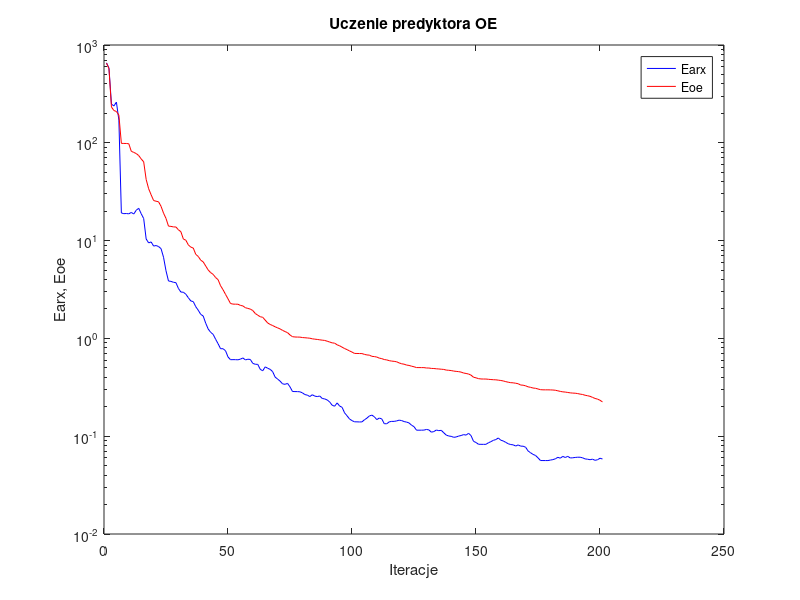
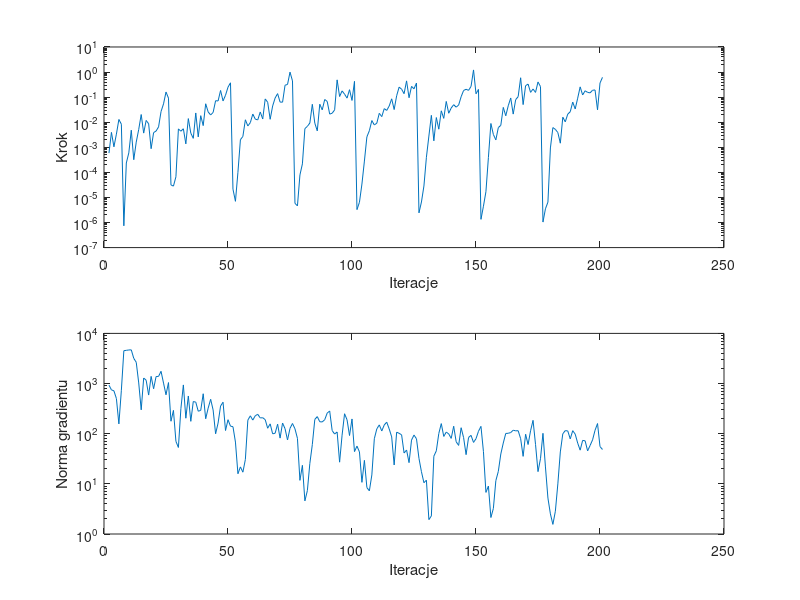

The MATLAB script that drew these images, in order:
%uczenie predyktora oe
clear all;
n=0; farx(n+1)=6.572638e+002; foe(n+1)=6.521978e+002; wspucz(n+1)=0.000000e+000; ng(n+1)=0.000000e+000;
%odnowa zmiennej metryki
n=1; farx(n+1)=5.808606e+002; foe(n+1)=5.739086e+002; krok(n+1)=5.847957e-004; ng(n+1)=9.313786e+002;
n=2; farx(n+1)=2.488700e+002; foe(n+1)=2.323301e+002; krok(n+1)=3.935040e-003; ng(n+1)=7.477597e+002;
n=3; farx(n+1)=2.380882e+002; foe(n+1)=2.137178e+002; krok(n+1)=1.045039e-003; ng(n+1)=7.156633e+002;
n=4; farx(n+1)=2.607054e+002; foe(n+1)=2.091703e+002; krok(n+1)=3.350038e-003; ng(n+1)=5.020300e+002;
n=5; farx(n+1)=1.705075e+002; foe(n+1)=1.917932e+002; krok(n+1)=1.287783e-002; ng(n+1)=1.568434e+002;
n=6; farx(n+1)=1.916916e+001; foe(n+1)=9.866826e+001; krok(n+1)=8.325598e-003; ng(n+1)=7.350469e+002;
n=7; farx(n+1)=1.885894e+001; foe(n+1)=9.852040e+001; krok(n+1)=7.398578e-007; ng(n+1)=4.515240e+003;
n=8; farx(n+1)=1.892046e+001; foe(n+1)=9.842613e+001; krok(n+1)=2.361618e-004; ng(n+1)=4.591327e+003;
n=9; farx(n+1)=1.878179e+001; foe(n+1)=9.777971e+001; krok(n+1)=5.985093e-004; ng(n+1)=4.673558e+003;
n=10; farx(n+1)=1.940402e+001; foe(n+1)=8.185670e+001; krok(n+1)=4.806036e-003; ng(n+1)=4.694934e+003;
n=11; farx(n+1)=1.869800e+001; foe(n+1)=7.978298e+001; krok(n+1)=3.199854e-004; ng(n+1)=3.177123e+003;
n=12; farx(n+1)=2.044898e+001; foe(n+1)=7.761910e+001; krok(n+1)=1.611746e-003; ng(n+1)=2.652335e+003;
n=13; farx(n+1)=2.139326e+001; foe(n+1)=7.401161e+001; krok(n+1)=5.167850e-003; ng(n+1)=1.028865e+003;
n=14; farx(n+1)=1.883637e+001; foe(n+1)=6.838711e+001; krok(n+1)=2.025137e-002; ng(n+1)=2.991862e+002;
n=15; farx(n+1)=1.679743e+001; foe(n+1)=6.388943e+001; krok(n+1)=3.677109e-003; ng(n+1)=1.290236e+003;
n=16; farx(n+1)=1.039489e+001; foe(n+1)=4.221726e+001; krok(n+1)=1.178924e-002; ng(n+1)=1.163365e+003;
n=17; farx(n+1)=9.473489e+000; foe(n+1)=3.390261e+001; krok(n+1)=8.674162e-003; ng(n+1)=5.895185e+002;
n=18; farx(n+1)=9.694138e+000; foe(n+1)=2.941653e+001; krok(n+1)=8.790130e-004; ng(n+1)=1.390569e+003;
n=19; farx(n+1)=8.794137e+000; foe(n+1)=2.569868e+001; krok(n+1)=3.856372e-003; ng(n+1)=7.876501e+002;
n=20; farx(n+1)=8.906413e+000; foe(n+1)=2.527172e+001; krok(n+1)=4.449709e-003; ng(n+1)=1.378434e+003;
n=21; farx(n+1)=8.696918e+000; foe(n+1)=2.494476e+001; krok(n+1)=6.496894e-003; ng(n+1)=1.389230e+003;
n=22; farx(n+1)=8.276636e+000; foe(n+1)=2.241228e+001; krok(n+1)=2.667694e-002; ng(n+1)=1.754438e+003;
n=23; farx(n+1)=6.762381e+000; foe(n+1)=1.910228e+001; krok(n+1)=5.382558e-002; ng(n+1)=1.021507e+003;
n=24; farx(n+1)=4.914888e+000; foe(n+1)=1.685278e+001; krok(n+1)=1.600146e-001; ng(n+1)=5.965745e+002;
n=25; farx(n+1)=3.862995e+000; foe(n+1)=1.406187e+001; krok(n+1)=9.137743e-002; ng(n+1)=1.046435e+003;
%odnowa zmiennej metryki
n=26; farx(n+1)=3.828622e+000; foe(n+1)=1.397480e+001; krok(n+1)=3.153604e-005; ng(n+1)=1.772355e+002;
n=27; farx(n+1)=3.747188e+000; foe(n+1)=1.380359e+001; krok(n+1)=2.832743e-005; ng(n+1)=2.918779e+002;
n=28; farx(n+1)=3.716713e+000; foe(n+1)=1.377966e+001; krok(n+1)=6.673808e-005; ng(n+1)=7.032529e+001;
n=29; farx(n+1)=3.244673e+000; foe(n+1)=1.290263e+001; krok(n+1)=5.414124e-003; ng(n+1)=5.314169e+001;
n=30; farx(n+1)=2.978435e+000; foe(n+1)=1.232787e+001; krok(n+1)=4.375565e-003; ng(n+1)=3.153663e+002;
n=31; farx(n+1)=2.964829e+000; foe(n+1)=1.037831e+001; krok(n+1)=5.478088e-003; ng(n+1)=9.387641e+002;
n=32; farx(n+1)=2.829900e+000; foe(n+1)=1.008848e+001; krok(n+1)=1.369522e-003; ng(n+1)=2.036104e+002;
n=33; farx(n+1)=2.606007e+000; foe(n+1)=9.043273e+000; krok(n+1)=1.394132e-002; ng(n+1)=5.647525e+002;
n=34; farx(n+1)=2.416063e+000; foe(n+1)=8.579925e+000; krok(n+1)=3.671029e-003; ng(n+1)=1.764542e+002;
n=35; farx(n+1)=2.376403e+000; foe(n+1)=8.389633e+000; krok(n+1)=2.274128e-003; ng(n+1)=4.381504e+002;
n=36; farx(n+1)=2.109373e+000; foe(n+1)=7.234188e+000; krok(n+1)=2.339865e-002; ng(n+1)=4.252017e+002;
n=37; farx(n+1)=1.941726e+000; foe(n+1)=6.887590e+000; krok(n+1)=2.595225e-003; ng(n+1)=2.805600e+002;
n=38; farx(n+1)=1.761119e+000; foe(n+1)=6.306833e+000; krok(n+1)=1.825465e-002; ng(n+1)=2.916542e+002;
n=39; farx(n+1)=1.693960e+000; foe(n+1)=6.059818e+000; krok(n+1)=7.321912e-003; ng(n+1)=6.260246e+002;
n=40; farx(n+1)=1.432122e+000; foe(n+1)=5.503950e+000; krok(n+1)=5.440189e-002; ng(n+1)=1.986440e+002;
n=41; farx(n+1)=1.249522e+000; foe(n+1)=5.014475e+000; krok(n+1)=2.570124e-002; ng(n+1)=3.231964e+002;
n=42; farx(n+1)=1.154437e+000; foe(n+1)=4.705980e+000; krok(n+1)=1.941426e-002; ng(n+1)=4.855038e+002;
n=43; farx(n+1)=1.100653e+000; foe(n+1)=4.517290e+000; krok(n+1)=2.452306e-002; ng(n+1)=2.968825e+002;
n=44; farx(n+1)=9.808899e-001; foe(n+1)=4.193170e+000; krok(n+1)=7.208292e-002; ng(n+1)=9.966178e+001;
n=45; farx(n+1)=8.824508e-001; foe(n+1)=3.984720e+000; krok(n+1)=7.039776e-002; ng(n+1)=1.630426e+002;
n=46; farx(n+1)=7.842485e-001; foe(n+1)=3.455329e+000; krok(n+1)=1.845727e-001; ng(n+1)=3.561243e+002;
n=47; farx(n+1)=7.844771e-001; foe(n+1)=3.145782e+000; krok(n+1)=7.053511e-002; ng(n+1)=4.243396e+002;
n=48; farx(n+1)=7.479481e-001; foe(n+1)=2.819227e+000; krok(n+1)=1.191056e-001; ng(n+1)=1.157152e+002;
n=49; farx(n+1)=6.465572e-001; foe(n+1)=2.540718e+000; krok(n+1)=2.496347e-001; ng(n+1)=1.900527e+002;
n=50; farx(n+1)=6.057188e-001; foe(n+1)=2.274838e+000; krok(n+1)=3.730916e-001; ng(n+1)=1.413964e+002;
%odnowa zmiennej metryki
n=51; farx(n+1)=6.066068e-001; foe(n+1)=2.241952e+000; krok(n+1)=2.139878e-005; ng(n+1)=1.379334e+002;
n=52; farx(n+1)=6.062962e-001; foe(n+1)=2.238336e+000; krok(n+1)=7.005815e-006; ng(n+1)=6.811807e+001;
n=53; farx(n+1)=6.040467e-001; foe(n+1)=2.236496e+000; krok(n+1)=1.003955e-004; ng(n+1)=1.591058e+001;
n=54; farx(n+1)=6.134263e-001; foe(n+1)=2.175452e+000; krok(n+1)=2.002393e-003; ng(n+1)=2.176507e+001;
n=55; farx(n+1)=6.317814e-001; foe(n+1)=2.149271e+000; krok(n+1)=2.716773e-003; ng(n+1)=1.709262e+001;
n=56; farx(n+1)=6.026359e-001; foe(n+1)=2.060319e+000; krok(n+1)=1.251384e-002; ng(n+1)=3.061150e+001;
n=57; farx(n+1)=6.124035e-001; foe(n+1)=2.026208e+000; krok(n+1)=7.088910e-003; ng(n+1)=1.865373e+002;
n=58; farx(n+1)=6.093671e-001; foe(n+1)=1.993382e+000; krok(n+1)=9.630946e-003; ng(n+1)=2.272579e+002;
n=59; farx(n+1)=5.555048e-001; foe(n+1)=1.926871e+000; krok(n+1)=2.113198e-002; ng(n+1)=1.868249e+002;
n=60; farx(n+1)=5.440687e-001; foe(n+1)=1.797345e+000; krok(n+1)=1.321526e-002; ng(n+1)=2.284935e+002;
n=61; farx(n+1)=5.425395e-001; foe(n+1)=1.726913e+000; krok(n+1)=1.238677e-002; ng(n+1)=2.434127e+002;
n=62; farx(n+1)=4.829061e-001; foe(n+1)=1.665550e+000; krok(n+1)=2.556569e-002; ng(n+1)=2.062201e+002;
n=63; farx(n+1)=4.665822e-001; foe(n+1)=1.643653e+000; krok(n+1)=1.345452e-002; ng(n+1)=2.082743e+002;
n=64; farx(n+1)=5.117845e-001; foe(n+1)=1.537630e+000; krok(n+1)=8.475198e-002; ng(n+1)=1.906258e+002;
n=65; farx(n+1)=4.952291e-001; foe(n+1)=1.437505e+000; krok(n+1)=6.252611e-002; ng(n+1)=1.284783e+002;
n=66; farx(n+1)=4.826096e-001; foe(n+1)=1.389531e+000; krok(n+1)=1.308616e-002; ng(n+1)=1.571987e+002;
n=67; farx(n+1)=4.572356e-001; foe(n+1)=1.353396e+000; krok(n+1)=4.438543e-002; ng(n+1)=9.944433e+001;
n=68; farx(n+1)=4.022558e-001; foe(n+1)=1.314702e+000; krok(n+1)=9.228634e-002; ng(n+1)=1.021281e+002;
n=69; farx(n+1)=3.839949e-001; foe(n+1)=1.281641e+000; krok(n+1)=1.381465e-001; ng(n+1)=1.547759e+002;
n=70; farx(n+1)=3.655478e-001; foe(n+1)=1.250749e+000; krok(n+1)=6.345766e-002; ng(n+1)=8.168433e+001;
n=71; farx(n+1)=3.430517e-001; foe(n+1)=1.208038e+000; krok(n+1)=6.301521e-002; ng(n+1)=1.633354e+002;
n=72; farx(n+1)=3.392525e-001; foe(n+1)=1.174703e+000; krok(n+1)=2.990259e-001; ng(n+1)=1.257295e+002;
n=73; farx(n+1)=3.468233e-001; foe(n+1)=1.145502e+000; krok(n+1)=3.202323e-001; ng(n+1)=7.498270e+001;
n=74; farx(n+1)=3.196113e-001; foe(n+1)=1.084323e+000; krok(n+1)=9.928979e-001; ng(n+1)=1.276660e+002;
n=75; farx(n+1)=2.865438e-001; foe(n+1)=1.041293e+000; krok(n+1)=4.446475e-001; ng(n+1)=1.597740e+002;
%odnowa zmiennej metryki
n=76; farx(n+1)=2.859341e-001; foe(n+1)=1.033795e+000; krok(n+1)=5.834398e-006; ng(n+1)=1.253209e+002;
n=77; farx(n+1)=2.856928e-001; foe(n+1)=1.031635e+000; krok(n+1)=4.617067e-006; ng(n+1)=8.071402e+001;
n=78; farx(n+1)=2.844900e-001; foe(n+1)=1.030724e+000; krok(n+1)=7.856157e-005; ng(n+1)=1.174377e+001;
n=79; farx(n+1)=2.776113e-001; foe(n+1)=1.020514e+000; krok(n+1)=2.181551e-004; ng(n+1)=2.341462e+001;
n=80; farx(n+1)=2.664635e-001; foe(n+1)=1.015750e+000; krok(n+1)=5.557598e-003; ng(n+1)=4.577765e+000;
n=81; farx(n+1)=2.628755e-001; foe(n+1)=1.010353e+000; krok(n+1)=6.832794e-003; ng(n+1)=7.330359e+000;
n=82; farx(n+1)=2.543416e-001; foe(n+1)=1.004602e+000; krok(n+1)=9.297805e-003; ng(n+1)=2.550345e+001;
n=83; farx(n+1)=2.654073e-001; foe(n+1)=9.904107e-001; krok(n+1)=5.180633e-002; ng(n+1)=6.074147e+001;
n=84; farx(n+1)=2.569325e-001; foe(n+1)=9.824391e-001; krok(n+1)=9.173286e-003; ng(n+1)=1.925458e+002;
n=85; farx(n+1)=2.542924e-001; foe(n+1)=9.758415e-001; krok(n+1)=4.509565e-003; ng(n+1)=2.191800e+002;
n=86; farx(n+1)=2.576229e-001; foe(n+1)=9.673090e-001; krok(n+1)=5.223014e-002; ng(n+1)=1.729416e+002;
n=87; farx(n+1)=2.431032e-001; foe(n+1)=9.595045e-001; krok(n+1)=3.106913e-002; ng(n+1)=1.717609e+002;
n=88; farx(n+1)=2.404968e-001; foe(n+1)=9.531519e-001; krok(n+1)=8.044705e-002; ng(n+1)=1.903505e+002;
n=89; farx(n+1)=2.348360e-001; foe(n+1)=9.361465e-001; krok(n+1)=6.754317e-002; ng(n+1)=2.576821e+002;
n=90; farx(n+1)=2.238378e-001; foe(n+1)=9.180337e-001; krok(n+1)=2.107682e-002; ng(n+1)=2.836748e+002;
n=91; farx(n+1)=2.071949e-001; foe(n+1)=9.002791e-001; krok(n+1)=2.284436e-002; ng(n+1)=1.154525e+002;
n=92; farx(n+1)=2.026274e-001; foe(n+1)=8.940379e-001; krok(n+1)=3.112854e-002; ng(n+1)=9.844798e+001;
n=93; farx(n+1)=2.189396e-001; foe(n+1)=8.598271e-001; krok(n+1)=4.884576e-001; ng(n+1)=1.083365e+002;
n=94; farx(n+1)=2.035158e-001; foe(n+1)=8.404005e-001; krok(n+1)=1.057221e-001; ng(n+1)=2.705517e+001;
n=95; farx(n+1)=1.975166e-001; foe(n+1)=8.135145e-001; krok(n+1)=1.775417e-001; ng(n+1)=9.350566e+001;
n=96; farx(n+1)=1.734555e-001; foe(n+1)=7.878141e-001; krok(n+1)=1.314138e-001; ng(n+1)=2.500035e+002;
n=97; farx(n+1)=1.616929e-001; foe(n+1)=7.679554e-001; krok(n+1)=9.137743e-002; ng(n+1)=1.895142e+002;
n=98; farx(n+1)=1.499737e-001; foe(n+1)=7.448511e-001; krok(n+1)=1.981558e-001; ng(n+1)=9.190663e+001;
n=99; farx(n+1)=1.443338e-001; foe(n+1)=7.248392e-001; krok(n+1)=7.384818e-002; ng(n+1)=1.969299e+002;
n=100; farx(n+1)=1.403634e-001; foe(n+1)=7.022717e-001; krok(n+1)=4.268310e-001; ng(n+1)=4.396803e+001;
%odnowa zmiennej metryki
n=101; farx(n+1)=1.402306e-001; foe(n+1)=7.012938e-001; krok(n+1)=3.270567e-006; ng(n+1)=5.648917e+001;
n=102; farx(n+1)=1.398634e-001; foe(n+1)=7.003129e-001; krok(n+1)=6.418212e-006; ng(n+1)=4.341482e+001;
n=103; farx(n+1)=1.400127e-001; foe(n+1)=6.998428e-001; krok(n+1)=3.415827e-005; ng(n+1)=1.071976e+001;
n=104; farx(n+1)=1.470960e-001; foe(n+1)=6.867667e-001; krok(n+1)=2.825558e-004; ng(n+1)=2.941237e+001;
n=105; farx(n+1)=1.529383e-001; foe(n+1)=6.775565e-001; krok(n+1)=2.607264e-003; ng(n+1)=8.434032e+000;
n=106; farx(n+1)=1.610583e-001; foe(n+1)=6.744418e-001; krok(n+1)=4.586643e-003; ng(n+1)=7.257053e+000;
n=107; farx(n+1)=1.643845e-001; foe(n+1)=6.558040e-001; krok(n+1)=1.165911e-002; ng(n+1)=1.505828e+001;
n=108; farx(n+1)=1.579984e-001; foe(n+1)=6.517995e-001; krok(n+1)=7.767283e-003; ng(n+1)=7.938993e+001;
n=109; farx(n+1)=1.477498e-001; foe(n+1)=6.446187e-001; krok(n+1)=9.157950e-003; ng(n+1)=1.246632e+002;
n=110; farx(n+1)=1.533553e-001; foe(n+1)=6.286018e-001; krok(n+1)=2.262062e-002; ng(n+1)=1.498535e+002;
n=111; farx(n+1)=1.502935e-001; foe(n+1)=6.210659e-001; krok(n+1)=1.670157e-002; ng(n+1)=1.132971e+002;
n=112; farx(n+1)=1.343029e-001; foe(n+1)=6.080081e-001; krok(n+1)=3.481722e-002; ng(n+1)=1.491886e+002;
n=113; farx(n+1)=1.339181e-001; foe(n+1)=6.027613e-001; krok(n+1)=2.954351e-002; ng(n+1)=1.697241e+002;
n=114; farx(n+1)=1.402493e-001; foe(n+1)=5.922653e-001; krok(n+1)=4.438543e-002; ng(n+1)=1.245687e+002;
n=115; farx(n+1)=1.417253e-001; foe(n+1)=5.861034e-001; krok(n+1)=8.569436e-002; ng(n+1)=8.624887e+001;
n=116; farx(n+1)=1.417446e-001; foe(n+1)=5.826118e-001; krok(n+1)=3.197384e-002; ng(n+1)=2.380271e+001;
n=117; farx(n+1)=1.433493e-001; foe(n+1)=5.766114e-001; krok(n+1)=1.134096e-001; ng(n+1)=1.072543e+002;
n=118; farx(n+1)=1.459310e-001; foe(n+1)=5.616872e-001; krok(n+1)=2.506731e-001; ng(n+1)=1.017755e+002;
n=119; farx(n+1)=1.445215e-001; foe(n+1)=5.503617e-001; krok(n+1)=2.073757e-001; ng(n+1)=9.489900e+001;
n=120; farx(n+1)=1.411730e-001; foe(n+1)=5.449961e-001; krok(n+1)=1.372747e-001; ng(n+1)=4.124761e+001;
n=121; farx(n+1)=1.393837e-001; foe(n+1)=5.338346e-001; krok(n+1)=4.448216e-001; ng(n+1)=4.731154e+001;
n=122; farx(n+1)=1.367130e-001; foe(n+1)=5.292945e-001; krok(n+1)=9.464413e-002; ng(n+1)=2.648471e+001;
n=123; farx(n+1)=1.296215e-001; foe(n+1)=5.199927e-001; krok(n+1)=2.682636e-001; ng(n+1)=7.456776e+001;
n=124; farx(n+1)=1.252262e-001; foe(n+1)=5.128540e-001; krok(n+1)=2.150019e-001; ng(n+1)=9.398602e+001;
n=125; farx(n+1)=1.152315e-001; foe(n+1)=5.033174e-001; krok(n+1)=3.655097e-001; ng(n+1)=7.911724e+001;
%odnowa zmiennej metryki
n=126; farx(n+1)=1.152276e-001; foe(n+1)=5.030253e-001; krok(n+1)=2.429186e-006; ng(n+1)=3.223723e+001;
n=127; farx(n+1)=1.152888e-001; foe(n+1)=5.028608e-001; krok(n+1)=6.587032e-006; ng(n+1)=1.746733e+001;
n=128; farx(n+1)=1.154388e-001; foe(n+1)=5.027098e-001; krok(n+1)=2.860122e-005; ng(n+1)=1.053282e+001;
n=129; farx(n+1)=1.172237e-001; foe(n+1)=4.983395e-001; krok(n+1)=3.999432e-004; ng(n+1)=1.183422e+001;
n=130; farx(n+1)=1.160587e-001; foe(n+1)=4.978666e-001; krok(n+1)=2.804162e-003; ng(n+1)=1.937490e+000;
n=131; farx(n+1)=1.099447e-001; foe(n+1)=4.933544e-001; krok(n+1)=1.879492e-002; ng(n+1)=2.290177e+000;
n=132; farx(n+1)=1.115398e-001; foe(n+1)=4.923012e-001; krok(n+1)=1.810600e-003; ng(n+1)=3.556573e+001;
n=133; farx(n+1)=1.156457e-001; foe(n+1)=4.889911e-001; krok(n+1)=1.536047e-002; ng(n+1)=4.560067e+001;
n=134; farx(n+1)=1.140147e-001; foe(n+1)=4.868880e-001; krok(n+1)=5.269205e-003; ng(n+1)=1.009423e+002;
n=135; farx(n+1)=1.147711e-001; foe(n+1)=4.840547e-001; krok(n+1)=2.847182e-002; ng(n+1)=1.589729e+002;
n=136; farx(n+1)=1.084180e-001; foe(n+1)=4.817858e-001; krok(n+1)=1.423801e-002; ng(n+1)=8.818531e+001;
n=137; farx(n+1)=1.026610e-001; foe(n+1)=4.744544e-001; krok(n+1)=6.741320e-002; ng(n+1)=1.076099e+002;
n=138; farx(n+1)=1.005020e-001; foe(n+1)=4.719771e-001; krok(n+1)=2.279678e-002; ng(n+1)=9.913753e+001;
n=139; farx(n+1)=9.963957e-002; foe(n+1)=4.691321e-001; krok(n+1)=3.680593e-002; ng(n+1)=8.064794e+001;
n=140; farx(n+1)=9.744862e-002; foe(n+1)=4.633916e-001; krok(n+1)=5.004260e-002; ng(n+1)=1.409408e+002;
n=141; farx(n+1)=9.819207e-002; foe(n+1)=4.601371e-001; krok(n+1)=3.979978e-002; ng(n+1)=6.906705e+001;
n=142; farx(n+1)=1.003010e-001; foe(n+1)=4.572221e-001; krok(n+1)=4.842911e-002; ng(n+1)=5.839148e+001;
n=143; farx(n+1)=1.015969e-001; foe(n+1)=4.522607e-001; krok(n+1)=1.036878e-001; ng(n+1)=1.315812e+002;
n=144; farx(n+1)=1.038312e-001; foe(n+1)=4.426244e-001; krok(n+1)=1.845727e-001; ng(n+1)=8.346384e+001;
n=145; farx(n+1)=1.026330e-001; foe(n+1)=4.380289e-001; krok(n+1)=2.056099e-001; ng(n+1)=3.821211e+001;
n=146; farx(n+1)=1.070465e-001; foe(n+1)=4.321413e-001; krok(n+1)=1.865214e-001; ng(n+1)=8.416801e+001;
n=147; farx(n+1)=1.014240e-001; foe(n+1)=4.209812e-001; krok(n+1)=2.680018e-001; ng(n+1)=9.263237e+001;
n=148; farx(n+1)=8.861694e-002; foe(n+1)=4.007880e-001; krok(n+1)=1.216287e+000; ng(n+1)=6.704214e+001;
n=149; farx(n+1)=8.623320e-002; foe(n+1)=3.953582e-001; krok(n+1)=1.362955e-001; ng(n+1)=7.949575e+001;
n=150; farx(n+1)=8.269627e-002; foe(n+1)=3.878283e-001; krok(n+1)=2.031949e-001; ng(n+1)=1.116776e+002;
%odnowa zmiennej metryki
n=151; farx(n+1)=8.261174e-002; foe(n+1)=3.848289e-001; krok(n+1)=1.339011e-006; ng(n+1)=1.399789e+002;
n=152; farx(n+1)=8.255720e-002; foe(n+1)=3.842716e-001; krok(n+1)=4.480015e-006; ng(n+1)=4.394520e+001;
n=153; farx(n+1)=8.257241e-002; foe(n+1)=3.841911e-001; krok(n+1)=1.695813e-005; ng(n+1)=6.750885e+000;
n=154; farx(n+1)=8.562389e-002; foe(n+1)=3.818779e-001; krok(n+1)=3.910575e-004; ng(n+1)=9.051220e+000;
n=155; farx(n+1)=8.796939e-002; foe(n+1)=3.797550e-001; krok(n+1)=8.899418e-003; ng(n+1)=2.131736e+000;
n=156; farx(n+1)=9.071056e-002; foe(n+1)=3.781251e-001; krok(n+1)=3.248447e-003; ng(n+1)=3.224351e+000;
n=157; farx(n+1)=9.243888e-002; foe(n+1)=3.771009e-001; krok(n+1)=1.970836e-003; ng(n+1)=1.159380e+001;
n=158; farx(n+1)=9.585764e-002; foe(n+1)=3.743086e-001; krok(n+1)=6.099924e-003; ng(n+1)=1.772304e+001;
n=159; farx(n+1)=9.102463e-002; foe(n+1)=3.712867e-001; krok(n+1)=7.505960e-003; ng(n+1)=3.933197e+001;
n=160; farx(n+1)=8.938757e-002; foe(n+1)=3.672892e-001; krok(n+1)=3.897540e-002; ng(n+1)=6.525544e+001;
n=161; farx(n+1)=8.646235e-002; foe(n+1)=3.613238e-001; krok(n+1)=1.803826e-002; ng(n+1)=1.012459e+002;
n=162; farx(n+1)=8.373442e-002; foe(n+1)=3.565792e-001; krok(n+1)=4.517978e-002; ng(n+1)=1.018585e+002;
n=163; farx(n+1)=8.215443e-002; foe(n+1)=3.526039e-001; krok(n+1)=9.267410e-002; ng(n+1)=1.054725e+002;
n=164; farx(n+1)=8.159456e-002; foe(n+1)=3.514220e-001; krok(n+1)=2.107682e-002; ng(n+1)=1.174090e+002;
n=165; farx(n+1)=7.936650e-002; foe(n+1)=3.479369e-001; krok(n+1)=7.951813e-002; ng(n+1)=1.140629e+002;
n=166; farx(n+1)=8.144428e-002; foe(n+1)=3.440349e-001; krok(n+1)=1.047148e-001; ng(n+1)=1.147557e+002;
n=167; farx(n+1)=7.916650e-002; foe(n+1)=3.337042e-001; krok(n+1)=5.925364e-001; ng(n+1)=7.948034e+001;
n=168; farx(n+1)=7.900457e-002; foe(n+1)=3.323297e-001; krok(n+1)=5.042484e-002; ng(n+1)=3.533643e+001;
n=169; farx(n+1)=7.717105e-002; foe(n+1)=3.274961e-001; krok(n+1)=2.866206e-001; ng(n+1)=9.750821e+001;
n=170; farx(n+1)=7.065861e-002; foe(n+1)=3.198945e-001; krok(n+1)=3.311156e-001; ng(n+1)=6.080753e+001;
n=171; farx(n+1)=6.772490e-002; foe(n+1)=3.160357e-001; krok(n+1)=1.553141e-001; ng(n+1)=1.143339e+002;
n=172; farx(n+1)=6.516956e-002; foe(n+1)=3.109194e-001; krok(n+1)=2.103304e-001; ng(n+1)=1.846933e+002;
n=173; farx(n+1)=6.354407e-002; foe(n+1)=3.089030e-001; krok(n+1)=1.545805e-001; ng(n+1)=6.117979e+001;
n=174; farx(n+1)=6.010551e-002; foe(n+1)=3.039540e-001; krok(n+1)=4.027995e-001; ng(n+1)=1.752824e+001;
n=175; farx(n+1)=5.640155e-002; foe(n+1)=2.991399e-001; krok(n+1)=2.635881e-001; ng(n+1)=3.171453e+001;
%odnowa zmiennej metryki
n=176; farx(n+1)=5.637610e-002; foe(n+1)=2.979817e-001; krok(n+1)=1.041656e-006; ng(n+1)=1.017697e+002;
n=177; farx(n+1)=5.636228e-002; foe(n+1)=2.978623e-001; krok(n+1)=3.529016e-006; ng(n+1)=2.173256e+001;
n=178; farx(n+1)=5.635338e-002; foe(n+1)=2.978491e-001; krok(n+1)=6.486258e-006; ng(n+1)=5.205545e+000;
n=179; farx(n+1)=5.701889e-002; foe(n+1)=2.975033e-001; krok(n+1)=9.414528e-004; ng(n+1)=2.517643e+000;
n=180; farx(n+1)=5.760710e-002; foe(n+1)=2.966524e-001; krok(n+1)=6.100588e-003; ng(n+1)=1.555096e+000;
n=181; farx(n+1)=5.873347e-002; foe(n+1)=2.950243e-001; krok(n+1)=5.190450e-003; ng(n+1)=2.843604e+000;
n=182; farx(n+1)=6.083823e-002; foe(n+1)=2.911434e-001; krok(n+1)=3.870416e-003; ng(n+1)=9.977425e+000;
n=183; farx(n+1)=5.959472e-002; foe(n+1)=2.872121e-001; krok(n+1)=1.457334e-003; ng(n+1)=4.329549e+001;
n=184; farx(n+1)=6.218680e-002; foe(n+1)=2.841622e-001; krok(n+1)=1.586441e-002; ng(n+1)=9.971338e+001;
n=185; farx(n+1)=6.058064e-002; foe(n+1)=2.826598e-001; krok(n+1)=1.033570e-002; ng(n+1)=1.152421e+002;
n=186; farx(n+1)=6.223928e-002; foe(n+1)=2.800288e-001; krok(n+1)=2.107682e-002; ng(n+1)=1.135737e+002;
n=187; farx(n+1)=5.991138e-002; foe(n+1)=2.775206e-001; krok(n+1)=2.610023e-002; ng(n+1)=7.877327e+001;
n=188; farx(n+1)=6.016217e-002; foe(n+1)=2.759629e-001; krok(n+1)=6.345427e-002; ng(n+1)=1.148600e+002;
n=189; farx(n+1)=6.065102e-002; foe(n+1)=2.751866e-001; krok(n+1)=3.377395e-002; ng(n+1)=9.808054e+001;
n=190; farx(n+1)=6.097704e-002; foe(n+1)=2.727632e-001; krok(n+1)=9.089589e-002; ng(n+1)=6.495036e+001;
n=191; farx(n+1)=6.094927e-002; foe(n+1)=2.693646e-001; krok(n+1)=2.567403e-001; ng(n+1)=4.698639e+001;
n=192; farx(n+1)=6.009373e-002; foe(n+1)=2.669523e-001; krok(n+1)=1.218112e-001; ng(n+1)=7.357075e+001;
n=193; farx(n+1)=5.857827e-002; foe(n+1)=2.622182e-001; krok(n+1)=1.794664e-001; ng(n+1)=7.208480e+001;
n=194; farx(n+1)=5.814852e-002; foe(n+1)=2.592565e-001; krok(n+1)=1.545508e-001; ng(n+1)=4.549612e+001;
n=195; farx(n+1)=5.751218e-002; foe(n+1)=2.557439e-001; krok(n+1)=1.482616e-001; ng(n+1)=5.810119e+001;
n=196; farx(n+1)=5.823449e-002; foe(n+1)=2.493595e-001; krok(n+1)=1.884118e-001; ng(n+1)=7.527915e+001;
n=197; farx(n+1)=5.667806e-002; foe(n+1)=2.432742e-001; krok(n+1)=1.931257e-001; ng(n+1)=1.168321e+002;
n=198; farx(n+1)=5.743836e-002; foe(n+1)=2.394537e-001; krok(n+1)=3.118548e-002; ng(n+1)=1.594500e+002;
n=199; farx(n+1)=5.955009e-002; foe(n+1)=2.331166e-001; krok(n+1)=3.655615e-001; ng(n+1)=5.536410e+001;
n=200; farx(n+1)=5.848998e-002; foe(n+1)=2.239287e-001; krok(n+1)=6.145657e-001; ng(n+1)=4.850448e+001;

figure; semilogy(farx,'b'); hold on; semilogy(foe,'r'); xlabel('Iteracje'); ylabel('Earx, Eoe'); legend('Earx','Eoe'); title('Uczenie predyktora OE');
figure; subplot(2,1,1); semilogy(krok); xlabel('Iteracje'); ylabel('Krok');
subplot(2,1,2); semilogy(ng); xlabel('Iteracje'); ylabel('Norma gradientu');
Earx=farx(n+1)
Eoe=foe(n+1)
